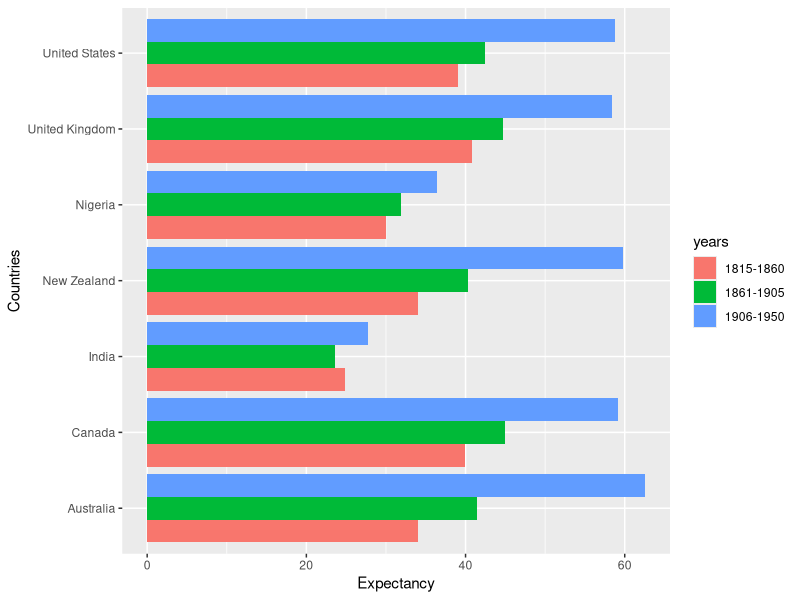
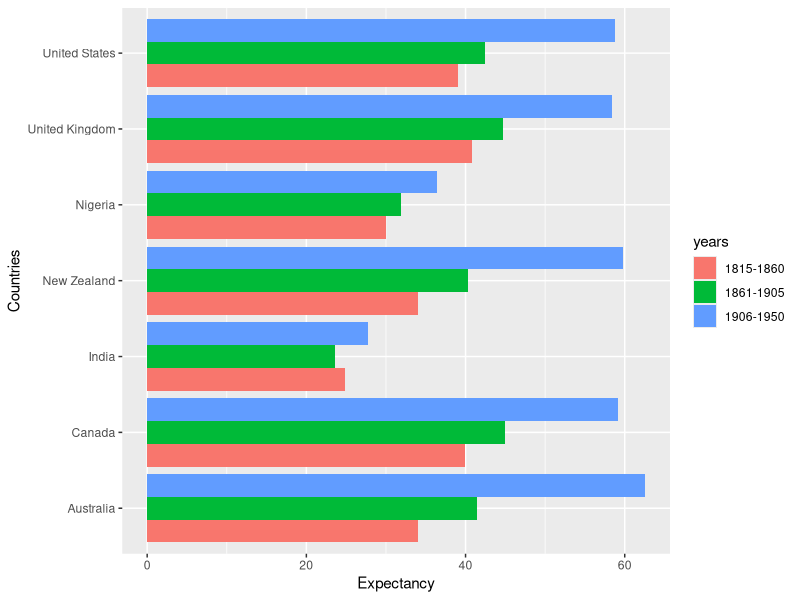

Generate these figures, in order, with R:
## ---- chunk 1
#load tidyverse
library('tidyverse')
## ---- chunk 2
#load file 
life_expectancty <- read_csv2('life_expectancy_english.csv')
## ---- chunk 3
#grouped years & country
life_expectancty_grouped <- life_expectancty %>%
  mutate(years = cut(Year, breaks=c(1814, 1860, 1905, 1950), labels=FALSE)) %>%
  mutate(years = ifelse(years == 1, '1815-1860', years)) %>%
  mutate(years = ifelse(years == 2, '1861-1905', ifelse(years == 3, '1906-1950', years)))%>%
  group_by(years, Country )
## ---- chunk 4
life_expectancty_grouped_ave <- life_expectancty_grouped %>%
  summarise(mean_expectancy = mean(Expectancy))
## ---- chunk 5
ggplot( data = life_expectancty_grouped_ave) +
  geom_col( mapping = aes(x= Country, y = mean_expectancy, fill=years), position='dodge') +
  xlab("Countries") +
  ylab("Expectancy") +
  coord_flip()
  theme(axis.text.x = element_text(angle=90, hjust=1))
## ---- chunk 6
ggsave('plot_English.jpg')
